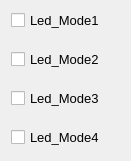
  <widget class="QWidget" name="verticalLayoutWidget">
   <property name="geometry">
    <rect>
     <x>440</x>
     <y>171</y>
     <width>131</width>
     <height>161</height>
    </rect>
   </property>
   <property name="font">
    <font>
     <family>Arial</family>
     <pointsize>9</pointsize>
    </font>
   </property>
   <layout class="QVBoxLayout" name="verticalLayout" stretch="1,1,1,1">
    <property name="spacing">
     <number>10</number>
    </property>
    <property name="topMargin">
     <number>2</number>
    </property>
    <property name="bottomMargin">
     <number>2</number>
    </property>
    <item>
     <widget class="QCheckBox" name="checkBox_Led_Mode1">
      <property name="font">
       <font>
        <family>Arial</family>
        <pointsize>10</pointsize>
        <weight>50</weight>
        <italic>false</italic>
        <bold>false</bold>
       </font>
      </property>
      <property name="styleSheet">
       <string notr="true">font: 10pt &quot;Arial&quot;;</string>
      </property>
      <property name="text">
       <string>Led_Mode1</string>
      </property>
     </widget>
    </item>
    <item>
     <widget class="QCheckBox" name="checkBox_Led_Mode2">
      <property name="font">
       <font>
        <family>Arial</family>
        <pointsize>10</pointsize>
        <weight>50</weight>
        <italic>false</italic>
        <bold>false</bold>
       </font>
      </property>
      <property name="styleSheet">
       <string notr="true">font: 10pt &quot;Arial&quot;;</string>
      </property>
      <property name="text">
       <string>Led_Mode2</string>
      </property>
     </widget>
    </item>
    <item>
     <widget class="QCheckBox" name="checkBox_Led_Mode3">
      <property name="font">
       <font>
        <family>Arial</family>
        <pointsize>10</pointsize>
        <weight>50</weight>
        <italic>false</italic>
        <bold>false</bold>
       </font>
      </property>
      <property name="styleSheet">
       <string notr="true">font: 10pt &quot;Arial&quot;;</string>
      </property>
      <property name="text">
       <string>Led_Mode3</string>
      </property>
     </widget>
    </item>
    <item>
     <widget class="QCheckBox" name="checkBox_Led_Mode4">
      <property name="font">
       <font>
        <family>Arial</family>
        <pointsize>10</pointsize>
        <weight>50</weight>
        <italic>false</italic>
        <bold>false</bold>
       </font>
      </property>
      <property name="styleSheet">
       <string notr="true">font: 10pt &quot;Arial&quot;;</string>
      </property>
      <property name="text">
       <string>Led_Mode4</string>
      </property>
     </widget>
    </item>
   </layout>
  </widget>
